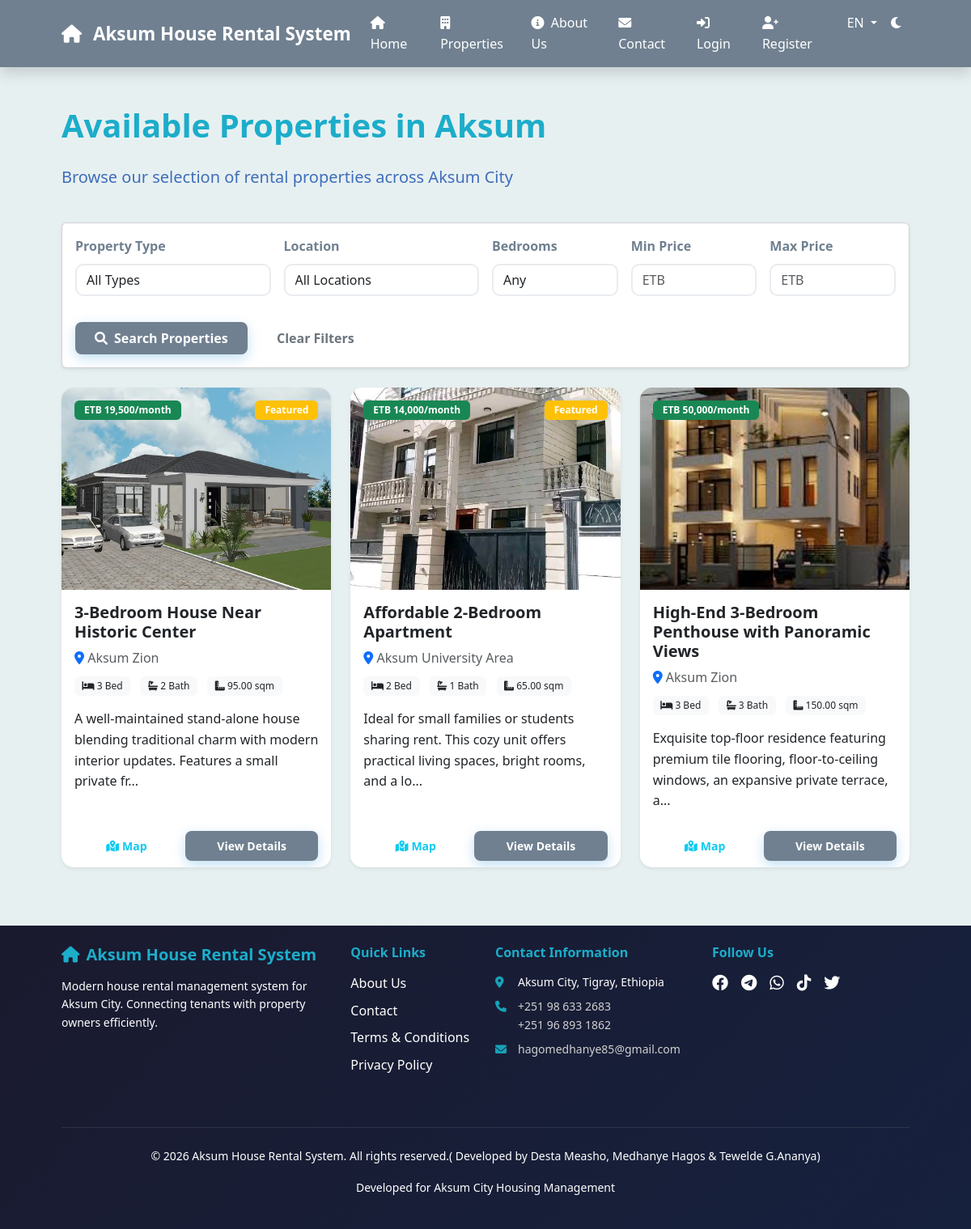
Page /public/properties.php on the committed database.
### tables this page shows
CREATE TABLE `properties` (
  `property_id` int(11) NOT NULL,
  `owner_id` int(11) NOT NULL,
  `title` varchar(200) NOT NULL,
  `description` text DEFAULT NULL,
  `property_type` enum('house','apartment','villa','condominium','commercial') NOT NULL,
  `address` text NOT NULL,
  `location_id` int(11) DEFAULT NULL,
  `subcity` varchar(100) DEFAULT NULL,
  `bedrooms` int(11) DEFAULT NULL,
  `bathrooms` int(11) DEFAULT NULL,
  `area_sqm` decimal(10,2) DEFAULT NULL,
  `monthly_rent` decimal(10,2) NOT NULL,
  `security_deposit` decimal(10,2) DEFAULT NULL,
  `is_furnished` tinyint(1) DEFAULT 0,
  `amenities` text DEFAULT NULL,
  `status` enum('available','requested','rented','maintenance','unavailable') DEFAULT 'available',
  `review_status` enum('pending','approved','rejected','needs_revision') NOT NULL DEFAULT 'pending',
  `reviewed_by` int(11) DEFAULT NULL,
  `review_date` timestamp NULL DEFAULT NULL,
  `review_comments` text DEFAULT NULL,
  `featured` tinyint(1) DEFAULT 0,
  `latitude` decimal(10,8) DEFAULT NULL,
  `longitude` decimal(11,8) DEFAULT NULL,
  `contact_preferences` text DEFAULT NULL,
  `contact_phone` varchar(255) DEFAULT NULL,
  `contact_email` varchar(255) DEFAULT NULL,
  `property_rules` text DEFAULT NULL,
  `created_at` timestamp NOT NULL DEFAULT current_timestamp(),
  `updated_at` timestamp NOT NULL DEFAULT current_timestamp() ON UPDATE current_timestamp()
);

CREATE TABLE `property_images` (
  `image_id` int(11) NOT NULL,
  `property_id` int(11) NOT NULL,
  `image_url` varchar(255) NOT NULL,
  `is_primary` tinyint(1) DEFAULT 0,
  `uploaded_at` timestamp NOT NULL DEFAULT current_timestamp()
);

CREATE TABLE `locations` (
  `location_id` int(11) NOT NULL,
  `location_name` varchar(100) NOT NULL,
  `subcity` varchar(100) DEFAULT NULL,
  `latitude` decimal(10,8) DEFAULT NULL,
  `longitude` decimal(11,8) DEFAULT NULL,
  `description` text DEFAULT NULL
);

### includes/database.php (called while the page is built, shortened)
<?php
class Database {
    private $host = DB_HOST;
    private $user = DB_USER;
    private $pass = DB_PASS;
    private $dbname = DB_NAME;
    private $conn;
    private function connect() {
        $dsn = "mysql:host=" . $this->host . ";port=3306;dbname=" . $this->dbname . ";charset=utf8mb4";
        $options = array(
            PDO::ATTR_ERRMODE => PDO::ERRMODE_EXCEPTION,
            PDO::ATTR_DEFAULT_FETCH_MODE => PDO::FETCH_ASSOC,
            PDO::ATTR_EMULATE_PREPARES => false
        );
        try {
            $this->conn = new PDO($dsn, $this->user, $this->pass, $options);
        } catch (PDOException $e) {
            $this->error = "Connection failed: " . $e->getMessage();
            error_log($this->error);
            die("A database connection error occurred. Please try again later.");
        }
    }
    public function prepare($sql) {
        try {
            $stmt = $this->conn->prepare($sql);
            return $stmt;
        } catch (PDOException $e) {
            $this->error = "Prepare failed: " . $e->getMessage();
            error_log($this->error . " | SQL: " . $sql);
            return false;
        }
    }
    public function execute($stmt, $params = []) {
        try {
            $stmt->execute($params);
            return $stmt;
        } catch (PDOException $e) {
            $this->error = "Query failed: " . $e->getMessage();
            throw new Exception($this->error);
        }
    }
    public function getMultiple($stmt, $params = []) {
        $result = $this->execute($stmt, $params);
        return $stmt->fetchAll();
    }
}
?>

### includes/functions.php (called while the page is built, shortened)
<?php
function getPropertyPrimaryImage($property_id) {
    global $db;
    $sql = "SELECT image_url FROM property_images WHERE property_id = ? ORDER BY is_primary DESC, image_id DESC";
    $stmt = $db->prepare($sql);
    $images = $db->getMultiple($stmt, [$property_id]);
    foreach ($images as $img) {
        $image_url = $img['image_url'];
        if (strpos($image_url, '../assets/uploads/properties/') === 0) {
            if (file_exists($image_url)) {
                return $image_url;
            }
        } else {
            $filename = $image_url;
        }
    }
    return '../assets/images/default-avatar.svg';
}
?>

### public/properties.php (the view, shortened to what this page needs)
<?php
$minPriceInput = $_GET['min_price'] ?? '';
$maxPriceInput = $_GET['max_price'] ?? '';
include '../includes/header.php';
?>
<section class="properties-page py-5">
    <div class="container">
        <div class="row mb-4">
            <div class="col-12">
                <h1 class="mb-4">Available Properties in Aksum</h1>
                <p class="lead">Browse our selection of rental properties across Aksum City</p>
            </div>
        </div>
        <div class="row mb-4">
            <div class="col-12">
                <div class="card shadow-sm">
                    <div class="card-body">
                        <form id="properties-search-form" action="properties.php" method="GET" class="row g-3">
                            <div class="col-md-3">
                                <label class="form-label">Property Type</label>
                                <select name="property_type" class="form-select">
                                    <option value="">All Types</option>
                                </select>
                            </div>
                            <div class="col-md-3">
                                <label class="form-label">Location</label>
                                <select name="location" class="form-select">
                                    <option value="">All Locations</option>
                                </select>
                            </div>
                            <div class="col-md-2">
                                <label class="form-label">Bedrooms</label>
                                <select name="bedrooms" class="form-select">
                                    <option value="">Any</option>
                                </select>
                            </div>
                            <div class="col-md-2">
                                <label class="form-label">Min Price</label>
                                <input type="number" name="min_price" class="form-control" min="0" step="1" inputmode="numeric" pattern="[0-9]*" placeholder="ETB" value="<?php echo htmlspecialchars($minPriceInput); ?>">
                            </div>
                            <div class="col-md-2">
                                <label class="form-label">Max Price</label>
                                <input type="number" name="max_price" class="form-control" min="0" step="1" inputmode="numeric" pattern="[0-9]*" placeholder="ETB" value="<?php echo htmlspecialchars($maxPriceInput); ?>">
                            </div>
                            <div class="col-12">
                                <button type="submit" class="btn btn-primary">
                                    <i class="fas fa-search me-2"></i>Search Properties
                                </button>
                                <a href="properties.php" class="btn btn-outline-secondary ms-2">Clear Filters</a>
                            </div>
                        </form>
                    </div>
                </div>
            </div>
        </div>
        <div class="row">
            <?php
            $sql = "SELECT p.*, l.location_name, u.full_name as owner_name
                    FROM properties p
                    LEFT JOIN locations l ON p.location_id = l.location_id
                    LEFT JOIN users u ON p.owner_id = u.user_id
                    WHERE p.status = 'available' AND p.review_status = 'approved'";
            $params = [];
            $sql .= " ORDER BY p.featured DESC, p.created_at DESC";
            $stmt = $db->prepare($sql);
            $properties = $db->getMultiple($stmt, $params);
            if (empty($properties)) {
                echo '<div class="col-12">';
                echo '<div class="text-center py-5">';
                echo '<i class="fas fa-home fa-3x text-muted mb-3"></i>';
                echo '<h4 class="text-muted">No properties found</h4>';
                echo '<p class="text-muted">Try adjusting your search filters</p>';
                echo '</div>';
                echo '</div>';
            } else {
                foreach ($properties as $property) {
                    $image_url = getPropertyPrimaryImage($property['property_id']);
                    ?>
                    <div class="col-md-6 col-lg-4 mb-4">
                        <div class="card property-card h-100 shadow-sm">
                            <div class="property-image position-relative">
                                <img src="<?php echo $image_url; ?>" class="card-img-top" alt="<?php echo htmlspecialchars($property['title']); ?>">
                                <?php if ($property['featured']): ?>
                                    <span class="badge bg-warning position-absolute top-0 end-0 m-3">Featured</span>
                                <?php endif; ?>
                                <span class="badge bg-success position-absolute top-0 start-0 m-3">ETB <?php echo number_format($property['monthly_rent'], 0); ?>/month</span>
                            </div>
                            <div class="card-body">
                                <h5 class="card-title"><?php echo htmlspecialchars($property['title']); ?></h5>
                                <p class="card-text text-muted mb-2">
                                    <i class="fas fa-map-marker-alt text-primary"></i>
                                    <?php echo htmlspecialchars($property['location_name']); ?>
                                </p>
                                <div class="property-features mb-3">
                                    <span class="badge bg-light text-dark me-2">
                                        <i class="fas fa-bed"></i> <?php echo $property['bedrooms']; ?> Bed
                                    </span>
                                    <span class="badge bg-light text-dark me-2">
                                        <i class="fas fa-bath"></i> <?php echo $property['bathrooms']; ?> Bath
                                    </span>
                                    <span class="badge bg-light text-dark">
                                        <i class="fas fa-ruler-combined"></i> <?php echo $property['area_sqm']; ?> sqm
                                    </span>
                                </div>
                                <p class="card-text"><?php echo substr(htmlspecialchars($property['description']), 0, 120); ?>...</p>
                            </div>
                            <div class="card-footer bg-transparent border-top-0">
                                <div class="d-flex justify-content-between align-items-center gap-2">
                                    <?php if (!empty($property['latitude']) && !empty($property['longitude'])): ?>
                                        <a href="https://www.google.com/maps?q=<?php echo $property['latitude']; ?>,<?php echo $property['longitude']; ?>" target="_blank" class="btn btn-outline-info btn-sm flex-grow-1" title="Show on Map">
                                            <i class="fas fa-map-marked-alt me-1"></i>Map
                                        </a>
                                    <?php else: ?>
                                        <a href="https://www.google.com/maps?q=<?php echo urlencode($property['title'] . ', ' . $property['location_name']); ?>" target="_blank" class="btn btn-outline-info btn-sm flex-grow-1" title="Search on Map">
                                            <i class="fas fa-search-location me-1"></i>Map
                                        </a>
                                    <?php endif; ?>
                                    <a href="property-details.php?id=<?php echo $property['property_id']; ?>" class="btn btn-primary btn-sm flex-grow-1">View Details</a>
                                </div>
                            </div>
                        </div>
                    </div>
                    <?php
                }
            }
            ?>
        </div>
    </div>
</section>
<?php include '../includes/footer.php'; ?>

### rows in the picture
properties: property_id.image_url (picture), featured "Featured", monthly_rent "19,500", title "3-Bedroom House Near Historic Center", location.location_name "Aksum Zion", bedrooms "3", bathrooms "2", area_sqm "95.00", description "A well-maintained stand-alone house blending traditional charm with modern interior updates. Features a small private fr"
properties: property_id.image_url (picture), featured "Featured", monthly_rent "14,000", title "Affordable 2-Bedroom Apartment", location.location_name "Aksum University Area", bedrooms "2", bathrooms "1", area_sqm "65.00", description "Ideal for small families or students sharing rent. This cozy unit offers practical living spaces, bright rooms, and a lo"
properties: property_id.image_url (picture), monthly_rent "50,000", title "High-End 3-Bedroom Penthouse with Panoramic Views", location.location_name "Aksum Zion", bedrooms "3", bathrooms "3", area_sqm "150.00", description "Exquisite top-floor residence featuring premium tile flooring, floor-to-ceiling windows, an expansive private terrace, a"

### other values in the picture
t('site_name') "Aksum House Rental System"
t('home') "Home"
t('properties') "Properties"
t('about') "About Us"
t('contact') "Contact"
t('login') "Login"
t('register') "Register"
get_current_language() "EN"
__('site_name') "Aksum House Rental System"
__('footer_brand_description') "Modern house rental management system for Aksum City. Connecting tenants with property owners efficiently."
__('footer_quick_links') "Quick Links"
__('about') "About Us"
__('contact') "Contact"
__('terms') "Terms & Conditions"
__('privacy') "Privacy Policy"
